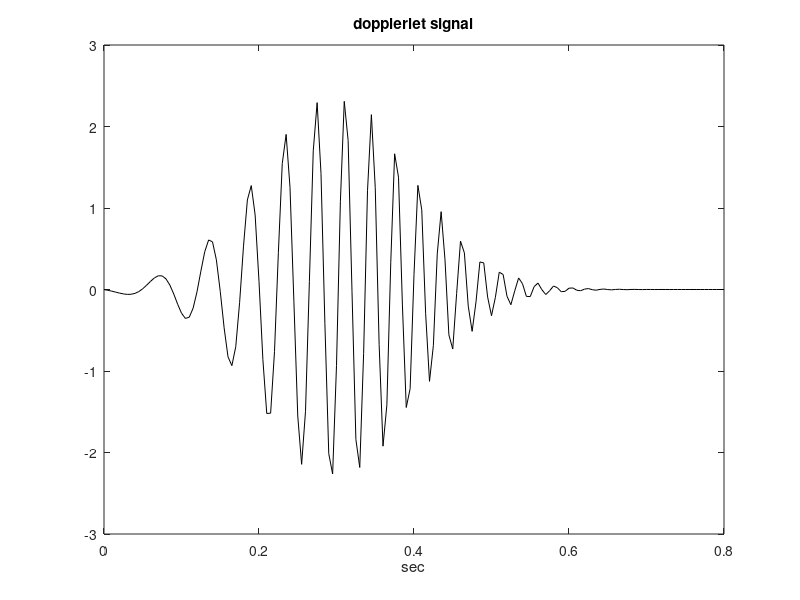

Recreate this plot in MATLAB.
% Dopplerlet
t0=0.3; d=0.01; landa=0.1; r0=10; L0=1000; v0=500; ac=-20; %chirplet parameters
t=0:0.005:0.8; %times vector
g=exp(-(0.5/d)*((t-t0).^2));
mx=L0-((v0*t)+(0.5*ac*(t.^2)));
me=sqrt(r0^2+(mx.^2));
v=exp(-j*(2/landa)*me);
h=(1/((pi*d)^0.25))*g.*v;

figure(1)
plot(t,real(h),'k');
title('dopplerlet signal'); xlabel('sec');
